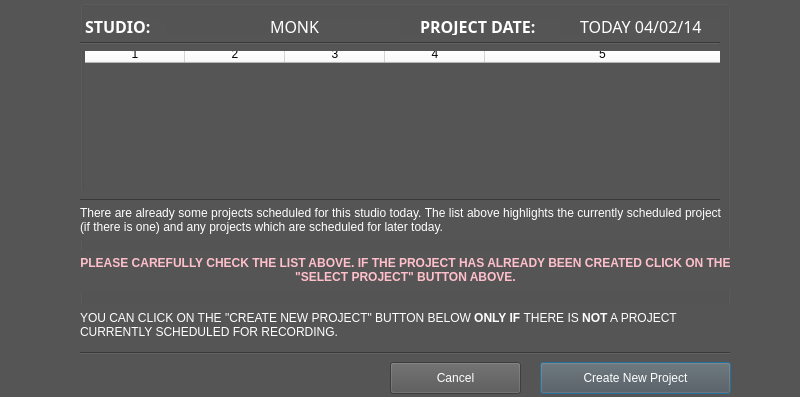
<?xml version="1.0" encoding="UTF-8"?>
<ui version="4.0">
 <class>ProjectListDialog</class>
 <widget class="QDialog" name="ProjectListDialog">
  <property name="windowModality">
   <enum>Qt::WindowModal</enum>
  </property>
  <property name="geometry">
   <rect>
    <x>0</x>
    <y>0</y>
    <width>800</width>
    <height>397</height>
   </rect>
  </property>
  <property name="palette">
   <palette>
    <active>
     <colorrole role="WindowText">
      <brush brushstyle="SolidPattern">
       <color alpha="255">
        <red>255</red>
        <green>255</green>
        <blue>255</blue>
       </color>
      </brush>
     </colorrole>
     <colorrole role="Button">
      <brush brushstyle="SolidPattern">
       <color alpha="255">
        <red>85</red>
        <green>85</green>
        <blue>85</blue>
       </color>
      </brush>
     </colorrole>
     <colorrole role="Text">
      <brush brushstyle="SolidPattern">
       <color alpha="255">
        <red>255</red>
        <green>255</green>
        <blue>255</blue>
       </color>
      </brush>
     </colorrole>
     <colorrole role="ButtonText">
      <brush brushstyle="SolidPattern">
       <color alpha="255">
        <red>255</red>
        <green>255</green>
        <blue>255</blue>
       </color>
      </brush>
     </colorrole>
     <colorrole role="Base">
      <brush brushstyle="SolidPattern">
       <color alpha="255">
        <red>85</red>
        <green>85</green>
        <blue>85</blue>
       </color>
      </brush>
     </colorrole>
     <colorrole role="Window">
      <brush brushstyle="SolidPattern">
       <color alpha="255">
        <red>85</red>
        <green>85</green>
        <blue>85</blue>
       </color>
      </brush>
     </colorrole>
    </active>
    <inactive>
     <colorrole role="WindowText">
      <brush brushstyle="SolidPattern">
       <color alpha="255">
        <red>255</red>
        <green>255</green>
        <blue>255</blue>
       </color>
      </brush>
     </colorrole>
     <colorrole role="Button">
      <brush brushstyle="SolidPattern">
       <color alpha="255">
        <red>85</red>
        <green>85</green>
        <blue>85</blue>
       </color>
      </brush>
     </colorrole>
     <colorrole role="Text">
      <brush brushstyle="SolidPattern">
       <color alpha="255">
        <red>255</red>
        <green>255</green>
        <blue>255</blue>
       </color>
      </brush>
     </colorrole>
     <colorrole role="ButtonText">
      <brush brushstyle="SolidPattern">
       <color alpha="255">
        <red>255</red>
        <green>255</green>
        <blue>255</blue>
       </color>
      </brush>
     </colorrole>
     <colorrole role="Base">
      <brush brushstyle="SolidPattern">
       <color alpha="255">
        <red>85</red>
        <green>85</green>
        <blue>85</blue>
       </color>
      </brush>
     </colorrole>
     <colorrole role="Window">
      <brush brushstyle="SolidPattern">
       <color alpha="255">
        <red>85</red>
        <green>85</green>
        <blue>85</blue>
       </color>
      </brush>
     </colorrole>
    </inactive>
    <disabled>
     <colorrole role="WindowText">
      <brush brushstyle="SolidPattern">
       <color alpha="255">
        <red>255</red>
        <green>255</green>
        <blue>255</blue>
       </color>
      </brush>
     </colorrole>
     <colorrole role="Button">
      <brush brushstyle="SolidPattern">
       <color alpha="255">
        <red>85</red>
        <green>85</green>
        <blue>85</blue>
       </color>
      </brush>
     </colorrole>
     <colorrole role="Text">
      <brush brushstyle="SolidPattern">
       <color alpha="255">
        <red>255</red>
        <green>255</green>
        <blue>255</blue>
       </color>
      </brush>
     </colorrole>
     <colorrole role="ButtonText">
      <brush brushstyle="SolidPattern">
       <color alpha="255">
        <red>255</red>
        <green>255</green>
        <blue>255</blue>
       </color>
      </brush>
     </colorrole>
     <colorrole role="Base">
      <brush brushstyle="SolidPattern">
       <color alpha="255">
        <red>85</red>
        <green>85</green>
        <blue>85</blue>
       </color>
      </brush>
     </colorrole>
     <colorrole role="Window">
      <brush brushstyle="SolidPattern">
       <color alpha="255">
        <red>85</red>
        <green>85</green>
        <blue>85</blue>
       </color>
      </brush>
     </colorrole>
    </disabled>
   </palette>
  </property>
  <property name="windowTitle">
   <string>Projects for Today</string>
  </property>
  <property name="styleSheet">
   <string notr="true">background: rgb(85, 85, 85);
color: white;</string>
  </property>
  <property name="modal">
   <bool>true</bool>
  </property>
  <widget class="QGroupBox" name="groupBox">
   <property name="geometry">
    <rect>
     <x>80</x>
     <y>0</y>
     <width>650</width>
     <height>361</height>
    </rect>
   </property>
   <property name="title">
    <string/>
   </property>
   <widget class="QTableWidget" name="tableWidget">
    <property name="geometry">
     <rect>
      <x>5</x>
      <y>45</y>
      <width>635</width>
      <height>151</height>
     </rect>
    </property>
    <property name="font">
     <font>
      <pointsize>10</pointsize>
     </font>
    </property>
    <property name="styleSheet">
     <string notr="true">QHeaderView::section
{
background:white;
color: black;
}</string>
    </property>
    <property name="frameShape">
     <enum>QFrame::NoFrame</enum>
    </property>
    <property name="frameShadow">
     <enum>QFrame::Plain</enum>
    </property>
    <property name="horizontalScrollBarPolicy">
     <enum>Qt::ScrollBarAlwaysOff</enum>
    </property>
    <property name="autoScroll">
     <bool>false</bool>
    </property>
    <property name="editTriggers">
     <set>QAbstractItemView::NoEditTriggers</set>
    </property>
    <property name="tabKeyNavigation">
     <bool>true</bool>
    </property>
    <property name="showDropIndicator" stdset="0">
     <bool>false</bool>
    </property>
    <property name="alternatingRowColors">
     <bool>false</bool>
    </property>
    <property name="selectionMode">
     <enum>QAbstractItemView::SingleSelection</enum>
    </property>
    <property name="selectionBehavior">
     <enum>QAbstractItemView::SelectRows</enum>
    </property>
    <property name="showGrid">
     <bool>false</bool>
    </property>
    <property name="rowCount">
     <number>0</number>
    </property>
    <property name="columnCount">
     <number>5</number>
    </property>
    <attribute name="horizontalHeaderVisible">
     <bool>true</bool>
    </attribute>
    <attribute name="horizontalHeaderHighlightSections">
     <bool>false</bool>
    </attribute>
    <attribute name="horizontalHeaderStretchLastSection">
     <bool>true</bool>
    </attribute>
    <attribute name="verticalHeaderVisible">
     <bool>false</bool>
    </attribute>
    <attribute name="verticalHeaderHighlightSections">
     <bool>false</bool>
    </attribute>
    <column/>
    <column/>
    <column/>
    <column/>
    <column/>
   </widget>
   <widget class="Line" name="line">
    <property name="geometry">
     <rect>
      <x>0</x>
      <y>190</y>
      <width>640</width>
      <height>20</height>
     </rect>
    </property>
    <property name="orientation">
     <enum>Qt::Horizontal</enum>
    </property>
   </widget>
   <widget class="QLabel" name="label_3">
    <property name="geometry">
     <rect>
      <x>5</x>
      <y>18</y>
      <width>81</width>
      <height>17</height>
     </rect>
    </property>
    <property name="font">
     <font>
      <family>Sans Serif</family>
      <pointsize>12</pointsize>
      <weight>75</weight>
      <bold>true</bold>
     </font>
    </property>
    <property name="text">
     <string>STUDIO:</string>
    </property>
   </widget>
   <widget class="QLabel" name="studio_name_label">
    <property name="geometry">
     <rect>
      <x>190</x>
      <y>18</y>
      <width>131</width>
      <height>17</height>
     </rect>
    </property>
    <property name="font">
     <font>
      <family>Sans Serif</family>
      <pointsize>12</pointsize>
     </font>
    </property>
    <property name="text">
     <string>MONK</string>
    </property>
   </widget>
   <widget class="QLabel" name="label_7">
    <property name="geometry">
     <rect>
      <x>340</x>
      <y>18</y>
      <width>141</width>
      <height>17</height>
     </rect>
    </property>
    <property name="font">
     <font>
      <family>Sans Serif</family>
      <pointsize>12</pointsize>
      <weight>75</weight>
      <bold>true</bold>
     </font>
    </property>
    <property name="text">
     <string>PROJECT DATE:</string>
    </property>
   </widget>
   <widget class="QLabel" name="date_label">
    <property name="geometry">
     <rect>
      <x>500</x>
      <y>18</y>
      <width>141</width>
      <height>17</height>
     </rect>
    </property>
    <property name="font">
     <font>
      <family>Sans Serif</family>
      <pointsize>12</pointsize>
     </font>
    </property>
    <property name="text">
     <string>TODAY 04/02/14</string>
    </property>
   </widget>
   <widget class="Line" name="line_2">
    <property name="geometry">
     <rect>
      <x>0</x>
      <y>35</y>
      <width>640</width>
      <height>16</height>
     </rect>
    </property>
    <property name="orientation">
     <enum>Qt::Horizontal</enum>
    </property>
   </widget>
   <widget class="Line" name="line_3">
    <property name="geometry">
     <rect>
      <x>0</x>
      <y>345</y>
      <width>661</width>
      <height>16</height>
     </rect>
    </property>
    <property name="orientation">
     <enum>Qt::Horizontal</enum>
    </property>
   </widget>
   <widget class="QLabel" name="help_top">
    <property name="geometry">
     <rect>
      <x>0</x>
      <y>200</y>
      <width>641</width>
      <height>41</height>
     </rect>
    </property>
    <property name="toolTip">
     <string>&lt;html&gt;&lt;head/&gt;&lt;body&gt;&lt;p&gt;There are already some projects scheduled for this studio today. The list above highlights the currently scheduled project (if there is one) and any projects which are scheduled for later today.&lt;/p&gt;&lt;/body&gt;&lt;/html&gt;</string>
    </property>
    <property name="text">
     <string>&lt;html&gt;&lt;head/&gt;&lt;body&gt;&lt;p align=&quot;justify&quot;&gt;There are already some projects scheduled for this studio today. The list above highlights the currently scheduled project (if there is one) and any projects which are scheduled for later today.&lt;/p&gt;&lt;/body&gt;&lt;/html&gt;</string>
    </property>
    <property name="textFormat">
     <enum>Qt::RichText</enum>
    </property>
    <property name="wordWrap">
     <bool>true</bool>
    </property>
   </widget>
   <widget class="QLabel" name="help_red">
    <property name="geometry">
     <rect>
      <x>0</x>
      <y>250</y>
      <width>651</width>
      <height>41</height>
     </rect>
    </property>
    <property name="styleSheet">
     <string notr="true">color: pink;</string>
    </property>
    <property name="text">
     <string>&lt;html&gt;&lt;head/&gt;&lt;body&gt;&lt;p align=&quot;center&quot;&gt;&lt;span style=&quot; font-weight:600; &quot;&gt;PLEASE CAREFULLY CHECK THE LIST ABOVE. IF THE PROJECT HAS ALREADY BEEN CREATED CLICK ON THE &amp;quot;SELECT PROJECT&amp;quot; BUTTON ABOVE.&lt;/span&gt;&lt;/p&gt;&lt;/body&gt;&lt;/html&gt;</string>
    </property>
    <property name="textFormat">
     <enum>Qt::RichText</enum>
    </property>
    <property name="wordWrap">
     <bool>true</bool>
    </property>
   </widget>
   <widget class="QLabel" name="help_bottom">
    <property name="geometry">
     <rect>
      <x>0</x>
      <y>305</y>
      <width>651</width>
      <height>41</height>
     </rect>
    </property>
    <property name="text">
     <string>&lt;html&gt;&lt;head/&gt;&lt;body&gt;&lt;p&gt;YOU CAN CLICK ON THE &amp;quot;CREATE NEW PROJECT&amp;quot; BUTTON BELOW &lt;span style=&quot; font-weight:600;&quot;&gt;ONLY IF &lt;/span&gt;THERE IS &lt;span style=&quot; font-weight:600;&quot;&gt;NOT&lt;/span&gt; A PROJECT CURRENTLY SCHEDULED FOR RECORDING.&lt;/p&gt;&lt;/body&gt;&lt;/html&gt;</string>
    </property>
    <property name="textFormat">
     <enum>Qt::RichText</enum>
    </property>
    <property name="wordWrap">
     <bool>true</bool>
    </property>
   </widget>
  </widget>
  <widget class="QPushButton" name="create_project_button">
   <property name="enabled">
    <bool>true</bool>
   </property>
   <property name="geometry">
    <rect>
     <x>540</x>
     <y>362</y>
     <width>191</width>
     <height>32</height>
    </rect>
   </property>
   <property name="palette">
    <palette>
     <active>
      <colorrole role="WindowText">
       <brush brushstyle="SolidPattern">
        <color alpha="255">
         <red>255</red>
         <green>255</green>
         <blue>255</blue>
        </color>
       </brush>
      </colorrole>
      <colorrole role="Button">
       <brush brushstyle="SolidPattern">
        <color alpha="255">
         <red>85</red>
         <green>85</green>
         <blue>85</blue>
        </color>
       </brush>
      </colorrole>
      <colorrole role="Light">
       <brush brushstyle="SolidPattern">
        <color alpha="255">
         <red>255</red>
         <green>255</green>
         <blue>255</blue>
        </color>
       </brush>
      </colorrole>
      <colorrole role="Text">
       <brush brushstyle="SolidPattern">
        <color alpha="255">
         <red>255</red>
         <green>255</green>
         <blue>255</blue>
        </color>
       </brush>
      </colorrole>
      <colorrole role="ButtonText">
       <brush brushstyle="SolidPattern">
        <color alpha="255">
         <red>255</red>
         <green>255</green>
         <blue>255</blue>
        </color>
       </brush>
      </colorrole>
      <colorrole role="Base">
       <brush brushstyle="SolidPattern">
        <color alpha="255">
         <red>85</red>
         <green>85</green>
         <blue>85</blue>
        </color>
       </brush>
      </colorrole>
      <colorrole role="Window">
       <brush brushstyle="SolidPattern">
        <color alpha="255">
         <red>85</red>
         <green>85</green>
         <blue>85</blue>
        </color>
       </brush>
      </colorrole>
     </active>
     <inactive>
      <colorrole role="WindowText">
       <brush brushstyle="SolidPattern">
        <color alpha="255">
         <red>255</red>
         <green>255</green>
         <blue>255</blue>
        </color>
       </brush>
      </colorrole>
      <colorrole role="Button">
       <brush brushstyle="SolidPattern">
        <color alpha="255">
         <red>85</red>
         <green>85</green>
         <blue>85</blue>
        </color>
       </brush>
      </colorrole>
      <colorrole role="Light">
       <brush brushstyle="SolidPattern">
        <color alpha="255">
         <red>255</red>
         <green>255</green>
         <blue>255</blue>
        </color>
       </brush>
      </colorrole>
      <colorrole role="Text">
       <brush brushstyle="SolidPattern">
        <color alpha="255">
         <red>255</red>
         <green>255</green>
         <blue>255</blue>
        </color>
       </brush>
      </colorrole>
      <colorrole role="ButtonText">
       <brush brushstyle="SolidPattern">
        <color alpha="255">
         <red>255</red>
         <green>255</green>
         <blue>255</blue>
        </color>
       </brush>
      </colorrole>
      <colorrole role="Base">
       <brush brushstyle="SolidPattern">
        <color alpha="255">
         <red>85</red>
         <green>85</green>
         <blue>85</blue>
        </color>
       </brush>
      </colorrole>
      <colorrole role="Window">
       <brush brushstyle="SolidPattern">
        <color alpha="255">
         <red>85</red>
         <green>85</green>
         <blue>85</blue>
        </color>
       </brush>
      </colorrole>
     </inactive>
     <disabled>
      <colorrole role="WindowText">
       <brush brushstyle="SolidPattern">
        <color alpha="255">
         <red>255</red>
         <green>255</green>
         <blue>255</blue>
        </color>
       </brush>
      </colorrole>
      <colorrole role="Button">
       <brush brushstyle="SolidPattern">
        <color alpha="255">
         <red>85</red>
         <green>85</green>
         <blue>85</blue>
        </color>
       </brush>
      </colorrole>
      <colorrole role="Light">
       <brush brushstyle="SolidPattern">
        <color alpha="255">
         <red>122</red>
         <green>122</green>
         <blue>122</blue>
        </color>
       </brush>
      </colorrole>
      <colorrole role="Text">
       <brush brushstyle="SolidPattern">
        <color alpha="255">
         <red>255</red>
         <green>255</green>
         <blue>255</blue>
        </color>
       </brush>
      </colorrole>
      <colorrole role="ButtonText">
       <brush brushstyle="SolidPattern">
        <color alpha="255">
         <red>255</red>
         <green>255</green>
         <blue>255</blue>
        </color>
       </brush>
      </colorrole>
      <colorrole role="Base">
       <brush brushstyle="SolidPattern">
        <color alpha="255">
         <red>85</red>
         <green>85</green>
         <blue>85</blue>
        </color>
       </brush>
      </colorrole>
      <colorrole role="Window">
       <brush brushstyle="SolidPattern">
        <color alpha="255">
         <red>85</red>
         <green>85</green>
         <blue>85</blue>
        </color>
       </brush>
      </colorrole>
     </disabled>
    </palette>
   </property>
   <property name="styleSheet">
    <string notr="true">outline: none;</string>
   </property>
   <property name="text">
    <string>Create New Project</string>
   </property>
   <property name="icon">
    <iconset>
     <normaloff>images/applications-multimedia.png</normaloff>images/applications-multimedia.png</iconset>
   </property>
   <property name="iconSize">
    <size>
     <width>24</width>
     <height>24</height>
    </size>
   </property>
  </widget>
  <widget class="QPushButton" name="cancelButton">
   <property name="geometry">
    <rect>
     <x>390</x>
     <y>362</y>
     <width>131</width>
     <height>32</height>
    </rect>
   </property>
   <property name="styleSheet">
    <string notr="true">outline: none;</string>
   </property>
   <property name="text">
    <string>Cancel</string>
   </property>
   <property name="icon">
    <iconset>
     <normaloff>images/window-close.png</normaloff>images/window-close.png</iconset>
   </property>
   <property name="iconSize">
    <size>
     <width>24</width>
     <height>24</height>
    </size>
   </property>
  </widget>
 </widget>
 <resources/>
 <connections/>
</ui>
